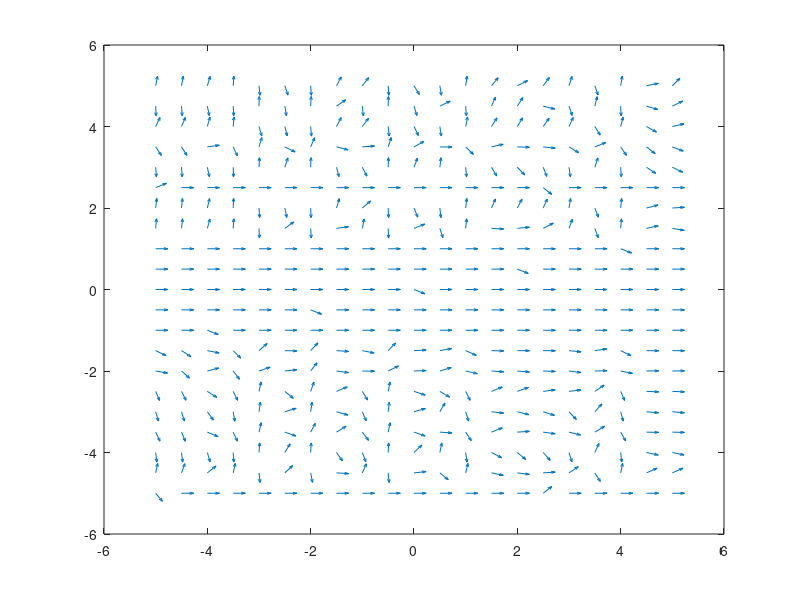

Source code (MATLAB): (Note: this script raises an error after producing the figure.)
%a)
[T,Y]=meshgrid(-5:0.5:5, -5:0.5:5);
S=(2.*Y-T)/(2.*T-Y);
L=sqrt(1+S.^2);
quiver(T,Y, 1./L, S./L, 0.35)
%b)
hold on
f1=@(t,y) (t-y)/((t+y)^3)-(1/27);
f2=@(t,y) (t-y)/((t+y)^3)+(1/9);
fimplicit(f1)
fimplicit(f2)